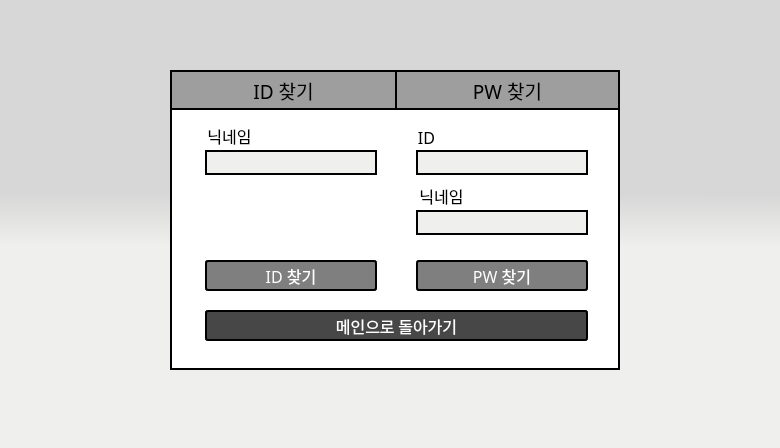
<?xml version="1.0" encoding="UTF-8"?>
<ui version="4.0">
 <class>Dialog</class>
 <widget class="QDialog" name="Dialog">
  <property name="geometry">
   <rect>
    <x>0</x>
    <y>0</y>
    <width>780</width>
    <height>448</height>
   </rect>
  </property>
  <property name="windowTitle">
   <string>PIM AGENT</string>
  </property>
  <property name="styleSheet">
   <string notr="true">background-color:qlineargradient(spread:pad, x1:0.5, y1:0.432, x2:0.499682, y2:0.551, stop:0 rgba(215, 215, 215, 255), stop:1 rgba(239, 239, 237, 255))</string>
  </property>
  <widget class="QFrame" name="frame">
   <property name="geometry">
    <rect>
     <x>170</x>
     <y>70</y>
     <width>450</width>
     <height>300</height>
    </rect>
   </property>
   <property name="font">
    <font>
     <family>함초롬돋움</family>
     <pointsize>12</pointsize>
    </font>
   </property>
   <property name="styleSheet">
    <string notr="true">background-color:#ffffff;
border: 2px solid black;
</string>
   </property>
   <property name="frameShape">
    <enum>QFrame::StyledPanel</enum>
   </property>
   <property name="frameShadow">
    <enum>QFrame::Raised</enum>
   </property>
   <widget class="QPushButton" name="findIDBtn">
    <property name="geometry">
     <rect>
      <x>35</x>
      <y>190</y>
      <width>172</width>
      <height>31</height>
     </rect>
    </property>
    <property name="palette">
     <palette>
      <active>
       <colorrole role="WindowText">
        <brush brushstyle="SolidPattern">
         <color alpha="255">
          <red>255</red>
          <green>255</green>
          <blue>255</blue>
         </color>
        </brush>
       </colorrole>
       <colorrole role="Button">
        <brush brushstyle="SolidPattern">
         <color alpha="255">
          <red>127</red>
          <green>127</green>
          <blue>127</blue>
         </color>
        </brush>
       </colorrole>
       <colorrole role="Text">
        <brush brushstyle="SolidPattern">
         <color alpha="255">
          <red>255</red>
          <green>255</green>
          <blue>255</blue>
         </color>
        </brush>
       </colorrole>
       <colorrole role="ButtonText">
        <brush brushstyle="SolidPattern">
         <color alpha="255">
          <red>255</red>
          <green>255</green>
          <blue>255</blue>
         </color>
        </brush>
       </colorrole>
       <colorrole role="Base">
        <brush brushstyle="SolidPattern">
         <color alpha="255">
          <red>127</red>
          <green>127</green>
          <blue>127</blue>
         </color>
        </brush>
       </colorrole>
       <colorrole role="Window">
        <brush brushstyle="SolidPattern">
         <color alpha="255">
          <red>127</red>
          <green>127</green>
          <blue>127</blue>
         </color>
        </brush>
       </colorrole>
      </active>
      <inactive>
       <colorrole role="WindowText">
        <brush brushstyle="SolidPattern">
         <color alpha="255">
          <red>255</red>
          <green>255</green>
          <blue>255</blue>
         </color>
        </brush>
       </colorrole>
       <colorrole role="Button">
        <brush brushstyle="SolidPattern">
         <color alpha="255">
          <red>127</red>
          <green>127</green>
          <blue>127</blue>
         </color>
        </brush>
       </colorrole>
       <colorrole role="Text">
        <brush brushstyle="SolidPattern">
         <color alpha="255">
          <red>255</red>
          <green>255</green>
          <blue>255</blue>
         </color>
        </brush>
       </colorrole>
       <colorrole role="ButtonText">
        <brush brushstyle="SolidPattern">
         <color alpha="255">
          <red>255</red>
          <green>255</green>
          <blue>255</blue>
         </color>
        </brush>
       </colorrole>
       <colorrole role="Base">
        <brush brushstyle="SolidPattern">
         <color alpha="255">
          <red>127</red>
          <green>127</green>
          <blue>127</blue>
         </color>
        </brush>
       </colorrole>
       <colorrole role="Window">
        <brush brushstyle="SolidPattern">
         <color alpha="255">
          <red>127</red>
          <green>127</green>
          <blue>127</blue>
         </color>
        </brush>
       </colorrole>
      </inactive>
      <disabled>
       <colorrole role="WindowText">
        <brush brushstyle="SolidPattern">
         <color alpha="255">
          <red>255</red>
          <green>255</green>
          <blue>255</blue>
         </color>
        </brush>
       </colorrole>
       <colorrole role="Button">
        <brush brushstyle="SolidPattern">
         <color alpha="255">
          <red>127</red>
          <green>127</green>
          <blue>127</blue>
         </color>
        </brush>
       </colorrole>
       <colorrole role="Text">
        <brush brushstyle="SolidPattern">
         <color alpha="255">
          <red>255</red>
          <green>255</green>
          <blue>255</blue>
         </color>
        </brush>
       </colorrole>
       <colorrole role="ButtonText">
        <brush brushstyle="SolidPattern">
         <color alpha="255">
          <red>255</red>
          <green>255</green>
          <blue>255</blue>
         </color>
        </brush>
       </colorrole>
       <colorrole role="Base">
        <brush brushstyle="SolidPattern">
         <color alpha="255">
          <red>127</red>
          <green>127</green>
          <blue>127</blue>
         </color>
        </brush>
       </colorrole>
       <colorrole role="Window">
        <brush brushstyle="SolidPattern">
         <color alpha="255">
          <red>127</red>
          <green>127</green>
          <blue>127</blue>
         </color>
        </brush>
       </colorrole>
      </disabled>
     </palette>
    </property>
    <property name="font">
     <font>
      <family>함초롬돋움</family>
      <pointsize>12</pointsize>
      <weight>50</weight>
      <bold>false</bold>
     </font>
    </property>
    <property name="styleSheet">
     <string notr="true">color: white;
background-color:#7F7F7F;
border-style: solid;
border-radius:3px;</string>
    </property>
    <property name="text">
     <string>ID 찾기</string>
    </property>
   </widget>
   <widget class="QLineEdit" name="findIdFromNicknameEdit">
    <property name="geometry">
     <rect>
      <x>35</x>
      <y>80</y>
      <width>172</width>
      <height>25</height>
     </rect>
    </property>
    <property name="font">
     <font>
      <family>돋움</family>
      <pointsize>12</pointsize>
     </font>
    </property>
    <property name="styleSheet">
     <string notr="true">background-color:#EFEFED;</string>
    </property>
    <property name="echoMode">
     <enum>QLineEdit::Normal</enum>
    </property>
   </widget>
   <widget class="QLabel" name="nickNameLabel1">
    <property name="geometry">
     <rect>
      <x>24</x>
      <y>50</y>
      <width>71</width>
      <height>31</height>
     </rect>
    </property>
    <property name="font">
     <font>
      <family>함초롬돋움</family>
      <pointsize>12</pointsize>
     </font>
    </property>
    <property name="styleSheet">
     <string notr="true">border: 5px solid white;</string>
    </property>
    <property name="text">
     <string>닉네임</string>
    </property>
    <property name="alignment">
     <set>Qt::AlignCenter</set>
    </property>
   </widget>
   <widget class="QPushButton" name="findPWBtn">
    <property name="geometry">
     <rect>
      <x>246</x>
      <y>190</y>
      <width>172</width>
      <height>31</height>
     </rect>
    </property>
    <property name="palette">
     <palette>
      <active>
       <colorrole role="WindowText">
        <brush brushstyle="SolidPattern">
         <color alpha="255">
          <red>255</red>
          <green>255</green>
          <blue>255</blue>
         </color>
        </brush>
       </colorrole>
       <colorrole role="Button">
        <brush brushstyle="SolidPattern">
         <color alpha="255">
          <red>127</red>
          <green>127</green>
          <blue>127</blue>
         </color>
        </brush>
       </colorrole>
       <colorrole role="Text">
        <brush brushstyle="SolidPattern">
         <color alpha="255">
          <red>255</red>
          <green>255</green>
          <blue>255</blue>
         </color>
        </brush>
       </colorrole>
       <colorrole role="ButtonText">
        <brush brushstyle="SolidPattern">
         <color alpha="255">
          <red>255</red>
          <green>255</green>
          <blue>255</blue>
         </color>
        </brush>
       </colorrole>
       <colorrole role="Base">
        <brush brushstyle="SolidPattern">
         <color alpha="255">
          <red>127</red>
          <green>127</green>
          <blue>127</blue>
         </color>
        </brush>
       </colorrole>
       <colorrole role="Window">
        <brush brushstyle="SolidPattern">
         <color alpha="255">
          <red>127</red>
          <green>127</green>
          <blue>127</blue>
         </color>
        </brush>
       </colorrole>
      </active>
      <inactive>
       <colorrole role="WindowText">
        <brush brushstyle="SolidPattern">
         <color alpha="255">
          <red>255</red>
          <green>255</green>
          <blue>255</blue>
         </color>
        </brush>
       </colorrole>
       <colorrole role="Button">
        <brush brushstyle="SolidPattern">
         <color alpha="255">
          <red>127</red>
          <green>127</green>
          <blue>127</blue>
         </color>
        </brush>
       </colorrole>
       <colorrole role="Text">
        <brush brushstyle="SolidPattern">
         <color alpha="255">
          <red>255</red>
          <green>255</green>
          <blue>255</blue>
         </color>
        </brush>
       </colorrole>
       <colorrole role="ButtonText">
        <brush brushstyle="SolidPattern">
         <color alpha="255">
          <red>255</red>
          <green>255</green>
          <blue>255</blue>
         </color>
        </brush>
       </colorrole>
       <colorrole role="Base">
        <brush brushstyle="SolidPattern">
         <color alpha="255">
          <red>127</red>
          <green>127</green>
          <blue>127</blue>
         </color>
        </brush>
       </colorrole>
       <colorrole role="Window">
        <brush brushstyle="SolidPattern">
         <color alpha="255">
          <red>127</red>
          <green>127</green>
          <blue>127</blue>
         </color>
        </brush>
       </colorrole>
      </inactive>
      <disabled>
       <colorrole role="WindowText">
        <brush brushstyle="SolidPattern">
         <color alpha="255">
          <red>255</red>
          <green>255</green>
          <blue>255</blue>
         </color>
        </brush>
       </colorrole>
       <colorrole role="Button">
        <brush brushstyle="SolidPattern">
         <color alpha="255">
          <red>127</red>
          <green>127</green>
          <blue>127</blue>
         </color>
        </brush>
       </colorrole>
       <colorrole role="Text">
        <brush brushstyle="SolidPattern">
         <color alpha="255">
          <red>255</red>
          <green>255</green>
          <blue>255</blue>
         </color>
        </brush>
       </colorrole>
       <colorrole role="ButtonText">
        <brush brushstyle="SolidPattern">
         <color alpha="255">
          <red>255</red>
          <green>255</green>
          <blue>255</blue>
         </color>
        </brush>
       </colorrole>
       <colorrole role="Base">
        <brush brushstyle="SolidPattern">
         <color alpha="255">
          <red>127</red>
          <green>127</green>
          <blue>127</blue>
         </color>
        </brush>
       </colorrole>
       <colorrole role="Window">
        <brush brushstyle="SolidPattern">
         <color alpha="255">
          <red>127</red>
          <green>127</green>
          <blue>127</blue>
         </color>
        </brush>
       </colorrole>
      </disabled>
     </palette>
    </property>
    <property name="font">
     <font>
      <family>함초롬돋움</family>
      <pointsize>12</pointsize>
      <weight>50</weight>
      <bold>false</bold>
     </font>
    </property>
    <property name="styleSheet">
     <string notr="true">color: white;
background-color:#7F7F7F;
border-style: solid;
border-radius:3px;</string>
    </property>
    <property name="text">
     <string>PW 찾기</string>
    </property>
   </widget>
   <widget class="QLabel" name="nickNameLabel2">
    <property name="geometry">
     <rect>
      <x>241</x>
      <y>110</y>
      <width>61</width>
      <height>31</height>
     </rect>
    </property>
    <property name="font">
     <font>
      <family>함초롬돋움</family>
      <pointsize>12</pointsize>
     </font>
    </property>
    <property name="styleSheet">
     <string notr="true">border: 5px solid rgba(255, 255, 255,0);
background-color: rgba(255, 255, 255,0);
</string>
    </property>
    <property name="text">
     <string>닉네임</string>
    </property>
    <property name="alignment">
     <set>Qt::AlignCenter</set>
    </property>
   </widget>
   <widget class="QLineEdit" name="findPwFromIDEdit">
    <property name="geometry">
     <rect>
      <x>246</x>
      <y>80</y>
      <width>172</width>
      <height>25</height>
     </rect>
    </property>
    <property name="font">
     <font>
      <family>돋움</family>
      <pointsize>12</pointsize>
     </font>
    </property>
    <property name="styleSheet">
     <string notr="true">background-color:#EFEFED;</string>
    </property>
    <property name="alignment">
     <set>Qt::AlignLeading|Qt::AlignLeft|Qt::AlignVCenter</set>
    </property>
   </widget>
   <widget class="QLabel" name="idLabel">
    <property name="geometry">
     <rect>
      <x>236</x>
      <y>55</y>
      <width>41</width>
      <height>25</height>
     </rect>
    </property>
    <property name="font">
     <font>
      <family>함초롬돋움</family>
      <pointsize>12</pointsize>
     </font>
    </property>
    <property name="styleSheet">
     <string notr="true">border: 5px solid white;
background-color: rgba(255, 255, 255, 90);
background: transparent;</string>
    </property>
    <property name="text">
     <string>ID</string>
    </property>
    <property name="alignment">
     <set>Qt::AlignCenter</set>
    </property>
   </widget>
   <widget class="QLineEdit" name="findPwFromNicknameEdit">
    <property name="geometry">
     <rect>
      <x>246</x>
      <y>140</y>
      <width>172</width>
      <height>25</height>
     </rect>
    </property>
    <property name="font">
     <font>
      <family>돋움</family>
      <pointsize>12</pointsize>
     </font>
    </property>
    <property name="styleSheet">
     <string notr="true">background-color:#EFEFED;</string>
    </property>
    <property name="echoMode">
     <enum>QLineEdit::Normal</enum>
    </property>
   </widget>
   <widget class="QLabel" name="idtitleLabel">
    <property name="geometry">
     <rect>
      <x>0</x>
      <y>0</y>
      <width>225</width>
      <height>40</height>
     </rect>
    </property>
    <property name="font">
     <font>
      <family>함초롬돋움</family>
      <pointsize>14</pointsize>
     </font>
    </property>
    <property name="styleSheet">
     <string notr="true">color: black;
background-color: #9E9E9E;
text-align:center;
border-right:transparent;</string>
    </property>
    <property name="text">
     <string>ID 찾기</string>
    </property>
    <property name="alignment">
     <set>Qt::AlignCenter</set>
    </property>
   </widget>
   <widget class="QLabel" name="pwtitleLabel">
    <property name="geometry">
     <rect>
      <x>225</x>
      <y>0</y>
      <width>225</width>
      <height>40</height>
     </rect>
    </property>
    <property name="font">
     <font>
      <family>함초롬돋움</family>
      <pointsize>14</pointsize>
     </font>
    </property>
    <property name="styleSheet">
     <string notr="true">color: black;
background-color: #9E9E9E;
text-align:center;</string>
    </property>
    <property name="text">
     <string>PW 찾기</string>
    </property>
    <property name="alignment">
     <set>Qt::AlignCenter</set>
    </property>
   </widget>
   <widget class="QPushButton" name="gotoMainBtn">
    <property name="geometry">
     <rect>
      <x>35</x>
      <y>240</y>
      <width>383</width>
      <height>31</height>
     </rect>
    </property>
    <property name="palette">
     <palette>
      <active>
       <colorrole role="WindowText">
        <brush brushstyle="SolidPattern">
         <color alpha="255">
          <red>255</red>
          <green>255</green>
          <blue>255</blue>
         </color>
        </brush>
       </colorrole>
       <colorrole role="Button">
        <brush brushstyle="SolidPattern">
         <color alpha="255">
          <red>71</red>
          <green>71</green>
          <blue>71</blue>
         </color>
        </brush>
       </colorrole>
       <colorrole role="Text">
        <brush brushstyle="SolidPattern">
         <color alpha="255">
          <red>255</red>
          <green>255</green>
          <blue>255</blue>
         </color>
        </brush>
       </colorrole>
       <colorrole role="ButtonText">
        <brush brushstyle="SolidPattern">
         <color alpha="255">
          <red>255</red>
          <green>255</green>
          <blue>255</blue>
         </color>
        </brush>
       </colorrole>
       <colorrole role="Base">
        <brush brushstyle="SolidPattern">
         <color alpha="255">
          <red>71</red>
          <green>71</green>
          <blue>71</blue>
         </color>
        </brush>
       </colorrole>
       <colorrole role="Window">
        <brush brushstyle="SolidPattern">
         <color alpha="255">
          <red>71</red>
          <green>71</green>
          <blue>71</blue>
         </color>
        </brush>
       </colorrole>
      </active>
      <inactive>
       <colorrole role="WindowText">
        <brush brushstyle="SolidPattern">
         <color alpha="255">
          <red>255</red>
          <green>255</green>
          <blue>255</blue>
         </color>
        </brush>
       </colorrole>
       <colorrole role="Button">
        <brush brushstyle="SolidPattern">
         <color alpha="255">
          <red>71</red>
          <green>71</green>
          <blue>71</blue>
         </color>
        </brush>
       </colorrole>
       <colorrole role="Text">
        <brush brushstyle="SolidPattern">
         <color alpha="255">
          <red>255</red>
          <green>255</green>
          <blue>255</blue>
         </color>
        </brush>
       </colorrole>
       <colorrole role="ButtonText">
        <brush brushstyle="SolidPattern">
         <color alpha="255">
          <red>255</red>
          <green>255</green>
          <blue>255</blue>
         </color>
        </brush>
       </colorrole>
       <colorrole role="Base">
        <brush brushstyle="SolidPattern">
         <color alpha="255">
          <red>71</red>
          <green>71</green>
          <blue>71</blue>
         </color>
        </brush>
       </colorrole>
       <colorrole role="Window">
        <brush brushstyle="SolidPattern">
         <color alpha="255">
          <red>71</red>
          <green>71</green>
          <blue>71</blue>
         </color>
        </brush>
       </colorrole>
      </inactive>
      <disabled>
       <colorrole role="WindowText">
        <brush brushstyle="SolidPattern">
         <color alpha="255">
          <red>255</red>
          <green>255</green>
          <blue>255</blue>
         </color>
        </brush>
       </colorrole>
       <colorrole role="Button">
        <brush brushstyle="SolidPattern">
         <color alpha="255">
          <red>71</red>
          <green>71</green>
          <blue>71</blue>
         </color>
        </brush>
       </colorrole>
       <colorrole role="Text">
        <brush brushstyle="SolidPattern">
         <color alpha="255">
          <red>255</red>
          <green>255</green>
          <blue>255</blue>
         </color>
        </brush>
       </colorrole>
       <colorrole role="ButtonText">
        <brush brushstyle="SolidPattern">
         <color alpha="255">
          <red>255</red>
          <green>255</green>
          <blue>255</blue>
         </color>
        </brush>
       </colorrole>
       <colorrole role="Base">
        <brush brushstyle="SolidPattern">
         <color alpha="255">
          <red>71</red>
          <green>71</green>
          <blue>71</blue>
         </color>
        </brush>
       </colorrole>
       <colorrole role="Window">
        <brush brushstyle="SolidPattern">
         <color alpha="255">
          <red>71</red>
          <green>71</green>
          <blue>71</blue>
         </color>
        </brush>
       </colorrole>
      </disabled>
     </palette>
    </property>
    <property name="font">
     <font>
      <family>함초롬돋움</family>
      <pointsize>12</pointsize>
      <weight>50</weight>
      <bold>false</bold>
     </font>
    </property>
    <property name="styleSheet">
     <string notr="true">color: white;
background-color:#474747;
border-style: solid;
border-radius:3px;</string>
    </property>
    <property name="text">
     <string>메인으로 돌아가기</string>
    </property>
   </widget>
   <zorder>findIDBtn</zorder>
   <zorder>nickNameLabel1</zorder>
   <zorder>findPWBtn</zorder>
   <zorder>nickNameLabel2</zorder>
   <zorder>findPwFromIDEdit</zorder>
   <zorder>idLabel</zorder>
   <zorder>findPwFromNicknameEdit</zorder>
   <zorder>idtitleLabel</zorder>
   <zorder>pwtitleLabel</zorder>
   <zorder>findIdFromNicknameEdit</zorder>
   <zorder>gotoMainBtn</zorder>
  </widget>
  <widget class="QPushButton" name="minimizeBtn">
   <property name="geometry">
    <rect>
     <x>700</x>
     <y>0</y>
     <width>41</width>
     <height>31</height>
    </rect>
   </property>
   <property name="font">
    <font>
     <family>Arial</family>
     <pointsize>20</pointsize>
    </font>
   </property>
   <property name="styleSheet">
    <string notr="true">QPushButton{
background-color:transparent;
border:transparent;

}

 QPushButton:hover {
     background-color: #9E9E9E;
 }</string>
   </property>
   <property name="text">
    <string/>
   </property>
  </widget>
  <widget class="QPushButton" name="closeBtn">
   <property name="geometry">
    <rect>
     <x>740</x>
     <y>0</y>
     <width>41</width>
     <height>31</height>
    </rect>
   </property>
   <property name="styleSheet">
    <string notr="true">QPushButton{
background-color:transparent;
border:transparent;
}

 QPushButton:hover {
     background-color: rgb(191, 83, 62);
 }</string>
   </property>
   <property name="text">
    <string/>
   </property>
  </widget>
 </widget>
 <resources/>
 <connections/>
</ui>
